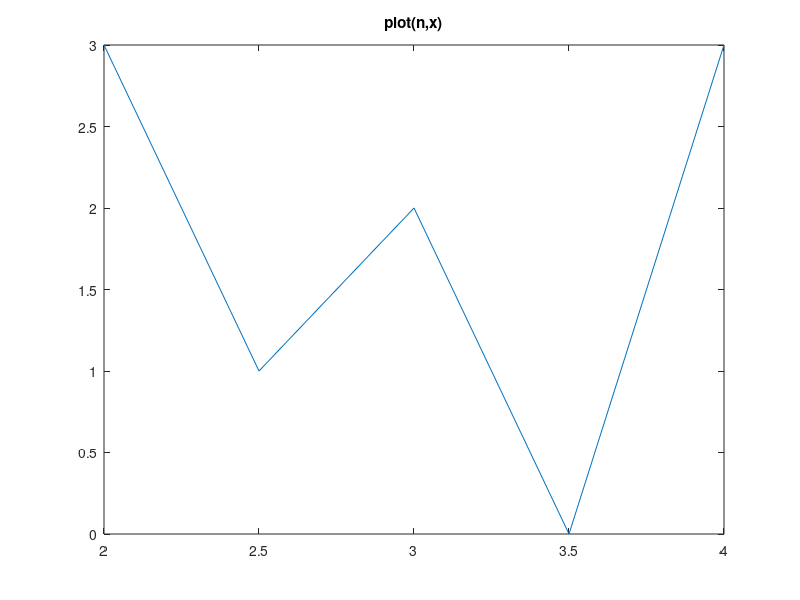
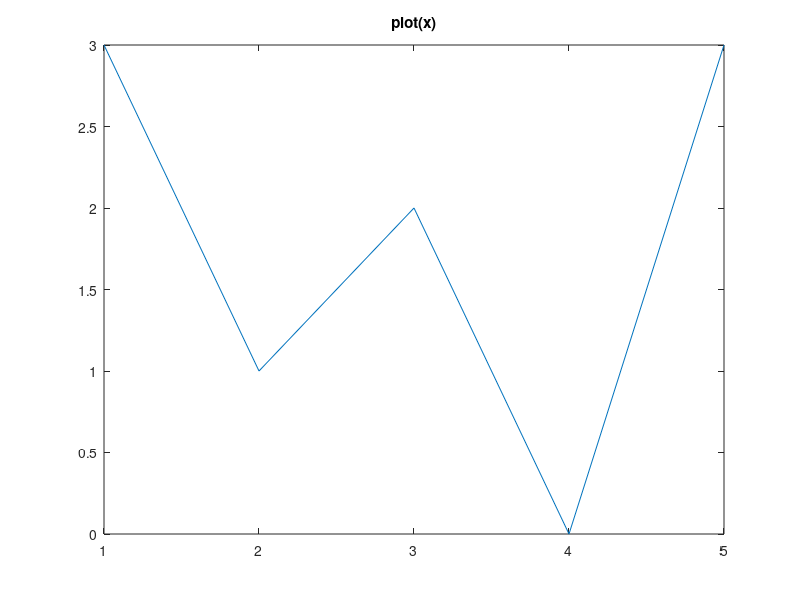
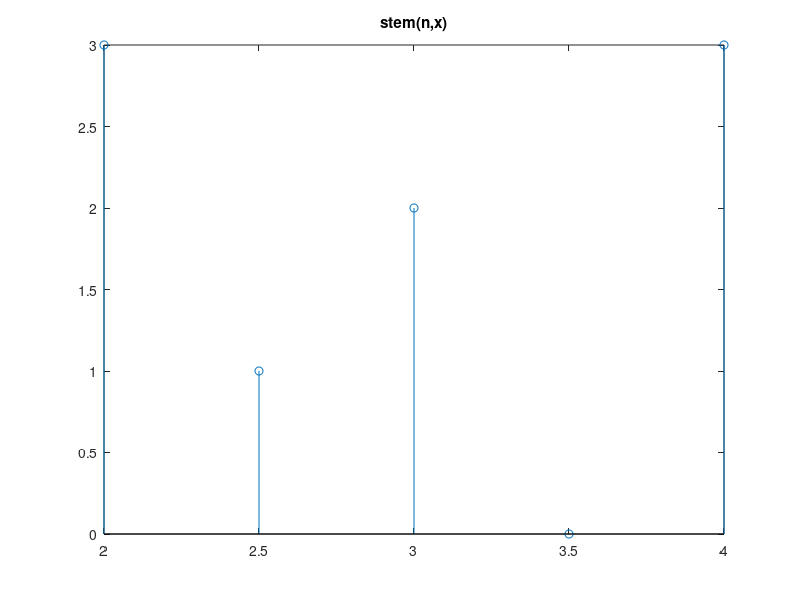

Reproduce these figures in MATLAB, in order.
%% Preparatory Task 2 - Indexing, Complex Numbers, Loops & Convolution
% Signals and Systems Lab - OUSL

%% 1. Indexing & reordering
a = [9 4 7 2; 1 6 3 5; 3 10 6 4];

a(2,3)
% a(0,2)      % invalid index - uncomment to see the error
% a(5)        % linear indexing - uncomment to test
a'
a(:, [2 2 2])
a(1:2:end, 1:2:end)
a(end:-1:1, :)
max(a)
b = a; b([2 3],[1 4]) = [11 22; 33 44]; b
b = a; b(:,2) = []; b
log10([1 10 100 0.1])

%% 2. More comparisons
a2 = [9 4 7 2 8];
a2(2)
a2(1,2)
a2 > 5
find(a2 > 5)
a2 * a2'          % use transpose for a valid inner product
[a2, a2]
[M, k] = min(a2); M, k
a2(1:end-1)
a2([1 1 1], :)

%% 3. Complex numbers
a3 = [1+1i, 1+2i, 3, 4, 5i];
k3 = find(imag(a3) == 0);
a3(k3)

%% 4. Building a vector with a loop
a4 = [];
for k = 5:-1:2
    a4 = [a4, k];
end
a4

%% 5. Convolution
a5 = [-2 3];
b5 = [4 2 -1];
conv(a5, b5)

%% 6. Sketching from a fragment
n6 = 2:0.5:4;
x6 = [3 1 2 0 3];
figure; plot(n6, x6); title('plot(n,x)');
figure; plot(x6); title('plot(x)');
figure; stem(n6, x6); title('stem(n,x)');
